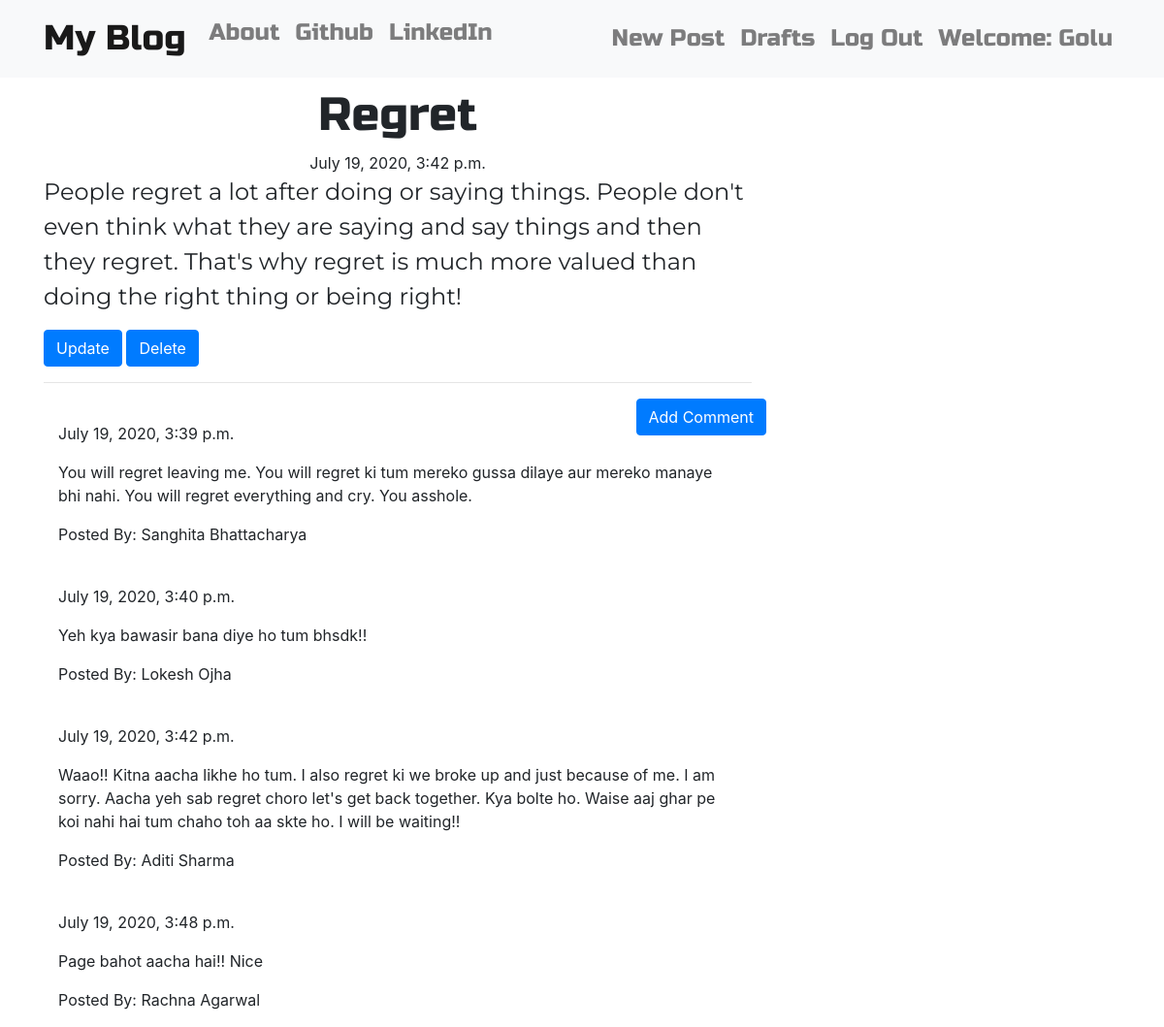
The app's page /post/4/ (signed in) with its own data.
### blog/models.py (models this page shows, shortened)
class Post(models.Model):
    author = models.ForeignKey('auth.User', on_delete=models.CASCADE)
    title = models.CharField(max_length=200)
    text = models.TextField()
    created_date = models.DateTimeField(default=timezone.now)
    published_date = models.DateTimeField(blank=True, null=True)

class Comment(models.Model):
    post = models.ForeignKey('blog.Post', on_delete=models.CASCADE, related_name='comments')
    author = models.CharField(max_length=200)
    text = models.TextField()
    created_date = models.DateTimeField(default=timezone.now)
    approved_comment = models.BooleanField(default=False)

### blog/views.py (the view)
# urls.py: path('post/<int:pk>/', views.PostDetailView.as_view(), name='post_detail'),
class PostDetailView(DetailView):
    model = Post

### blog/templates/blog/post_detail.html (shortened to what this page needs)
{% extends "blog/base.html" %}
{% block content %}
    <h1 class="posttitle loader">{{ post.title }}</h1>
    {% if post.published_date %}
        <div class="date postdate">
            {{ post.published_date }}
        </div>
    {% else %}
    <a class="btn btn-success" href="{% url 'post_publish' pk=post.pk %}">Publish</a>
    {% endif %}
    <p class="postcontent">{{ post.text|safe|linebreaksbr }}</p>
    {% if user.is_authenticated %}
        <a class="btn btn-primary" href="{% url 'post_edit' pk=post.pk %}">
            <span class="glyphicon glyphicon-pencil">Update</span>
        </a>
        <a class="btn btn-primary" href="{% url 'post_remove' pk=post.pk %}">
            <span class="glyphicon glyphicon-trash">Delete</span>
        </a>
    {% endif %}
    <hr>
    <a class="btn btn-primary btn-comment" href="{% url 'add_comment_to_post' pk=post.pk %}">Add Comment</a>
    <div class="container">
        {% for comment in post.comments.all %}
            <br>
            {% if user.is_authenticated or comment.approved_comment %}
                {{ comment.created_date }}
                <p>{{ comment.text|safe|linebreaks }}</p>
                <p>Posted By: {{ comment.author }}</p>
            {% endif %}
            {% empty %}
                <p>No Comments!!</p>
        {% endfor %}
    </div>
{% endblock %}

### blog/templates/blog/base.html (shortened to what this page needs)
<!DOCTYPE html>
{% load static %}
<html lang="en">
<head>
    <link rel="stylesheet" href="https://stackpath.bootstrapcdn.com/bootstrap/4.5.0/css/bootstrap.min.css">
    <link rel="stylesheet" href="//cdn.jsdelivr.net/npm/medium-editor@latest/dist/css/medium-editor.min.css" type="text/css" media="screen" charset="utf-8">
    <link rel="stylesheet" href="{% static 'css/blog.css' %}">
</head>
<body class='loader'>
    <nav class="navbar navbar-expand-lg navbar-light bg-light techfont custom-navbar">
        <div class="container">
            <ul class="navbar-nav mr-auto">
                <li class="nav-item">
                    <a class="navbar-brand bigbrand" href="{% url 'post_list' %}">My Blog</a>
                </li>
                <li class="nav-item">
                    <a class="nav-link" href="{% url 'about' %}">About</a>
                </li>
                <li class="nav-item">
                    <a class="nav-link" href="https://github.com/badri7489">Github</a>
                </li>
                <li class="nav-item">
                    <a class="nav-link" href="https://www.linkedin.com">LinkedIn</a>
                </li>
            </ul>
            <ul class="navbar-nav navbar-right">
                {% if user.is_authenticated %}
                    <li class="nav-item">
                        <a class="nav-link" href="{% url 'post_new' %}">New Post</a>
                    </li>
                    <li class="nav-item">
                        <a class="nav-link" href="{% url 'post_draft_list' %}">Drafts</a>
                    </li>
                    <li class="nav-item">
                        <a class="nav-link" href="{% url 'logout' %}">Log Out</a>
                    </li>
                    <li class="nav-item">
                        <a class="nav-link">Welcome: {{ user.username }}</a>
                    </li>
                {% else %}
                    <li>
                        <a class="navbar-right" href="{% url 'login' %}">
                            Login
                        </a>
                    </li>
                {% endif %}
            </ul>
        </div>
    </nav>
    <div class="content container">
        <div class="row">
            <div class="col-md-8">
                <div class="blog_posts">
                    {% block content %}
                    {% endblock %}
                </div>
            </div>
        </div>
    </div>
</body>
</html>

### blog/static/css/blog.css (style rules this page uses)
.techfont { font-family: 'Russo One', sans-serif; font-size: 1.5em; margin-bottom: 10px; }
.bigbrand { font-size: 1.5em; }
.postdate { text-align: center; }
.posttitle { font-family: 'Russo One', sans-serif; font-size: 3em; text-align: center; }
.postcontent { font-family: Montserrat; font-size: 1.5em; }
.btn-comment { position: absolute; right: 0px; }
.loader { filter:hue-rotate(0deg); color:linear-gradient(45deg,#0f8,#08f); animation:hue 10000ms infinite linear; }

### records on screen
Post: title "Regret", published_date "July 19, 2020, 3:42 p.m.", text "People regret a lot after doing or saying things. People don't even think what they are saying and say things and then they regret. That's why regret is much more valued than doing the right thing or being right!"
Comment: created_date "July 19, 2020, 3:39 p.m.", text "You will regret leaving me. You will regret ki tum mereko gussa dilaye aur mereko manaye bhi nahi. You will regret everything and cry. You asshole.", author "Sanghita Bhattacharya"
Comment: created_date "July 19, 2020, 3:40 p.m.", text "Yeh kya bawasir bana diye ho tum bhsdk!!", author "Lokesh Ojha"
Comment: created_date "July 19, 2020, 3:42 p.m.", text "Waao!! Kitna aacha likhe ho tum. I also regret ki we broke up and just because of me. I am sorry. Aacha yeh sab regret choro let's get back together. Kya bolte ho. Waise aaj ghar pe koi nahi hai tum chaho toh aa skte ho. I will be waiting!!", author "Aditi Sharma"
Comment: created_date "July 19, 2020, 3:48 p.m.", text "Page bahot aacha hai!! Nice", author "Rachna Agarwal"

### other values on screen
{{ user.username }} "Golu"
